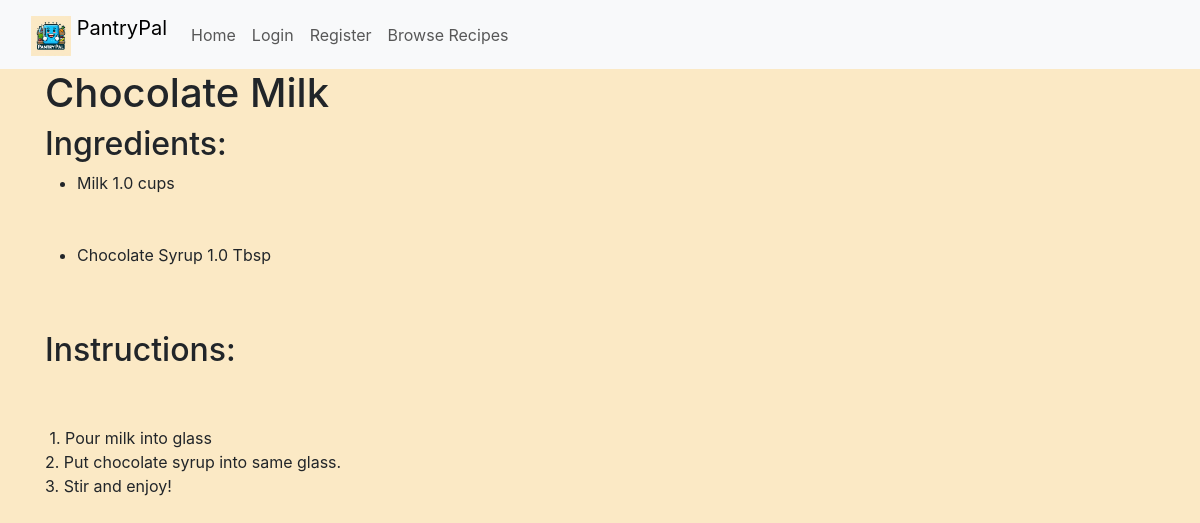
The app's page /recipe/2/ with its own data.
### recipe/models.py (models this page shows, shortened)
class Recipe(models.Model):
    recipe_name = models.CharField(max_length=100)
    recipe_instructions = models.TextField()
    servings = models.IntegerField()
    ingredients=models.ManyToManyField(Ingredient, through="Recipe_line")
    creator=models.ForeignKey(settings.AUTH_USER_MODEL, blank=True, null=True, on_delete=models.SET_NULL, related_name="owned_recipes")
    category=models.ManyToManyField(Category)
    users=models.ManyToManyField(settings.AUTH_USER_MODEL, through="Saved_recipe")

class Recipe_line(models.Model):
    recipe_id = models.ForeignKey(Recipe, on_delete=models.CASCADE)
    ingredient_id=models.ForeignKey(Ingredient, on_delete=models.PROTECT)
    amount=models.FloatField(null=True, blank=True)
    unit=models.CharField(max_length=1,choices=UNITS,null=True,blank=True)

class Ingredient(models.Model):
    ingredient_name = models.CharField(max_length=50)

### recipe/views.py (the view)
# urls.py: path('<int:recipe_id>/', views.recipe_detail, name='recipe-detail'),
def recipe_detail(request, recipe_id):
    try:
        recipe = get_object_or_404(Recipe, pk=recipe_id)
        ingredients = Recipe_line.objects.filter(recipe_id=recipe)
        context = {
            'recipe': recipe,
            'ingredients': ingredients,
        }
        return render(request, 'recipe/recipe.html', context)
    except Recipe.DoesNotExist:
        return None

### recipe/templates/recipe/recipe.html (shortened to what this page needs)
{%extends 'homepage/base.html'%}
{% block content %}
<!DOCTYPE html>
<html lang="en">
<head>
  <link href="https://stackpath.bootstrapcdn.com/bootstrap/4.5.2/css/bootstrap.min.css" rel="stylesheet">
</head>
<body>
  <h1>{{ recipe.recipe_name }}</h1>
  <h2>Ingredients:</h2>
  <ul>
      {% for ingredient in ingredients %}
          <li>{{ ingredient.ingredient_id.ingredient_name }} {{ ingredient.amount }} {% if ingredient.get_unit_display != None %}
            {{ ingredient.get_unit_display }}
          {%endif%} </li><br></br>
      {% endfor %}
  </ul>
  <h2>Instructions:</h2>
  <div style='white-space: pre-wrap'>
  <p> {{ recipe.recipe_instructions }}</p>
  </div>
</body>
</html>
{% endblock content %}

### homepage/static/homepage/css/general.css (style rules this page uses)
body { background-color: #fbe9c5!important; }

### records on screen
Recipe: recipe_name "Chocolate Milk", recipe_instructions "1. Pour milk into glass 2. Put chocolate syrup into same glass. 3. Stir and enjoy!"
Recipe_line: ingredient_id.ingredient_name "Milk", amount "1.0", unit "cups"
Recipe_line: ingredient_id.ingredient_name "Chocolate Syrup", amount "1.0", unit "Tbsp"
